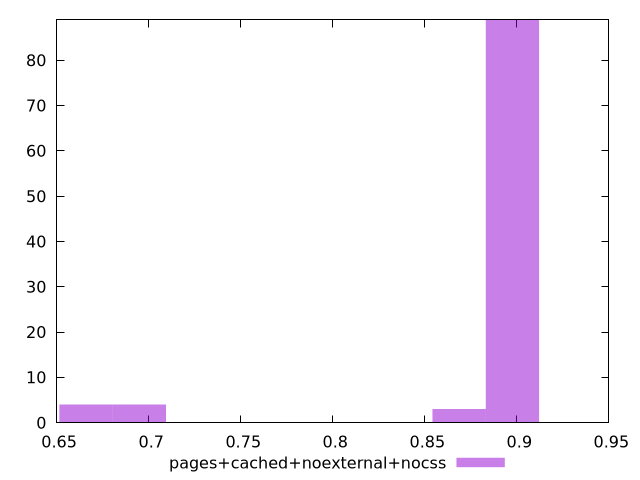

Generate this figure with gnuplot:
$_pagesCachedNoexternalNocss <<EOF
0.8976174991488066 89
0.868662095950458 3
0.6659742735620178 4
0.6949296767603663 4
EOF
set key outside below
set terminal pngcairo
set output "report_00004_2020-11-02T20-21-41.718Z/largest-contentful-paint/pages+cached+noexternal+nocss//hist.png"
set yrange [0:89]
set boxwidth 0.0289554031983486
set style fill transparent solid 0.5 noborder
plot $_pagesCachedNoexternalNocss title "pages+cached+noexternal+nocss" with boxes ,
